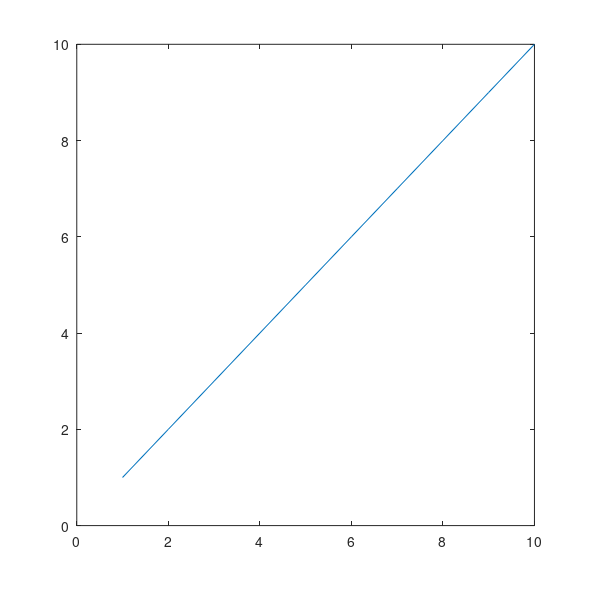
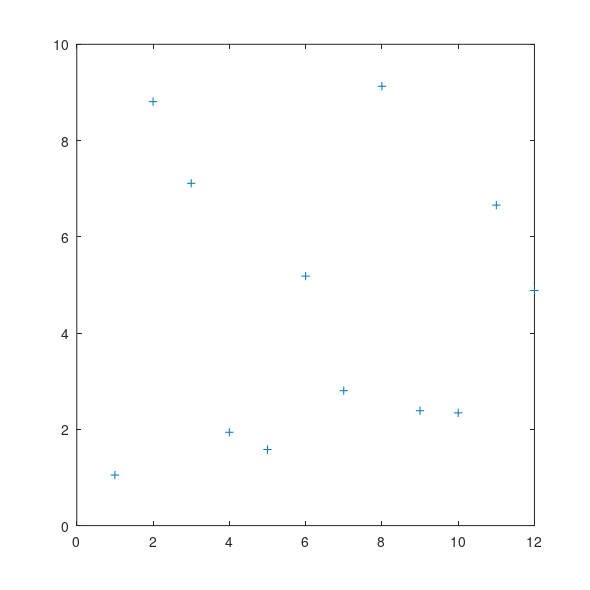

Write MATLAB code to recreate these figures, in order.
clear all 
close all 

plot(1:10) % Example graph
set(gcf,'PaperUnits','centimeters','PaperPosition',[0 0 15 15])
print -dpdf filename.pdf -r150


% set(gcf, 'units', 'centimeters')
% set(gcf, 'Position', [0 0 5 5]);
% set(gcf, 'PaperPosition', [0 0 5 5]); %Position the plot further to the left and down. Extend the plot to fill entire paper.
% set(gcf, 'PaperSize', [5 5]); %Keep the same paper size
% saveas(gcf, 'pdf_figures/test', 'pdf')

% Generate some test data. Assume that the X-axis represents months.
x = 1:12;
y = 10*rand(1,length(x));

% Plot the data.
h = plot(x,y,'+');

% Reduce the size of the axis so that all the labels fit in the figure.
%pos = get(gca,'Position');
%set(gca,'Position',[pos(1), .2, pos(3) .65])

%figure positioning and exportng to matlab
set(gca,'units','centimeters')
pos = get(gca,'Position');
ti = get(gca,'TightInset');
%set(gcf, 'PaperUnits','centimeters');
%set(gcf, 'PaperSize', [pos(3)+ti(1)+ti(3) pos(4)+ti(2)+ti(4)]);
%set(gcf, 'PaperPositionMode', 'manual');
%figuresize(pos(3)+ti(1)+ti(3), pos(4)+ti(2)+ti(4), 'centimeters')
saveas(gcf, 'pdf_figures/test', 'pdf')

% Add a title.
title('This is a title')

% Set the X-Tick locations so that every other month is labeled.
Xt = 1:2:11;
Xl = [1 12];
set(gca,'XTick',Xt,'XLim',Xl);

% Add the months as tick labels.
months = ['Jan';
'Feb';
'Mar';
'Apr';
'May';
'Jun';
'Jul';
'Aug';
'Sep';
'Oct';
'Nov';
'Dec'];

ax = axis; % Current axis limits
axis(axis); % Set the axis limit modes (e.g. XLimMode) to manual
Yl = ax(3:4); % Y-axis limits

% Place the text labels
t = text(Xt,Yl(1)*ones(1,length(Xt)),months(1:2:12,:));
set(t,'HorizontalAlignment','right','VerticalAlignment','top', ...
'Rotation',45);

% Remove the default labels
set(gca,'XTickLabel','')

% Get the Extent of each text object. This
% loop is unavoidable.
for i = 1:length(t)
ext(i,:) = get(t(i),'Extent');
end

% Determine the lowest point. The X-label will be
% placed so that the top is aligned with this point.
LowYPoint = min(ext(:,2));

% Place the axis label at this point
XMidPoint = Xl(1)+abs(diff(Xl))/2;
tl = text(XMidPoint,LowYPoint,'X-Axis Label', ...
'VerticalAlignment','top', ...
'HorizontalAlignment','center');


%%
% j=0;
% for i=1:length(oanovaAllGroups)
%     if oanovaAllGroups{i}<0.05
%         j=j+1;
%     end 
% end
% j
% 

%clear all 
%close all 

% for i=1:length(otu)
%     for j=1:length(otu(:,1))
%         a=otu(j,i);
%         if isnan(a)
%             display('COCK')
%         end
%     end
% end
% 

% 
% mydata=rand(1,5);
% mydata2=[0.2:0.2:1];
% bar_h=bar(mydata);
% bar_child=get(bar_h,'Children');
% set(bar_child,'CData',mydata2);

% 
% tempGroupNames = [' WT ';' Ob ';'G+ve';'G-ve';'OFS '];
% 
% display('computer name not recognised: need to correct file path code');
% x = [46.6 -34.5 47.9]';
% bhandle = bar(x);
% ch = get(bhandle,'Children'); %get children of the bar group
% fvd = get(ch,'Faces'); %get faces data
% fvcd = get(ch,'FaceVertexCData'); %get face vertex cdata
% [zs, izs] = sortrows(x,1); %sort the rows ascending by first columns
% for i = 1:length(x)
%     row = izs(i);
%     fvcd(fvd(row,:)) = i; %adjust the face vertex cdata to be that of the row
% end
% set(ch,'FaceVertexCData',fvcd) %set to new face vertex cdata